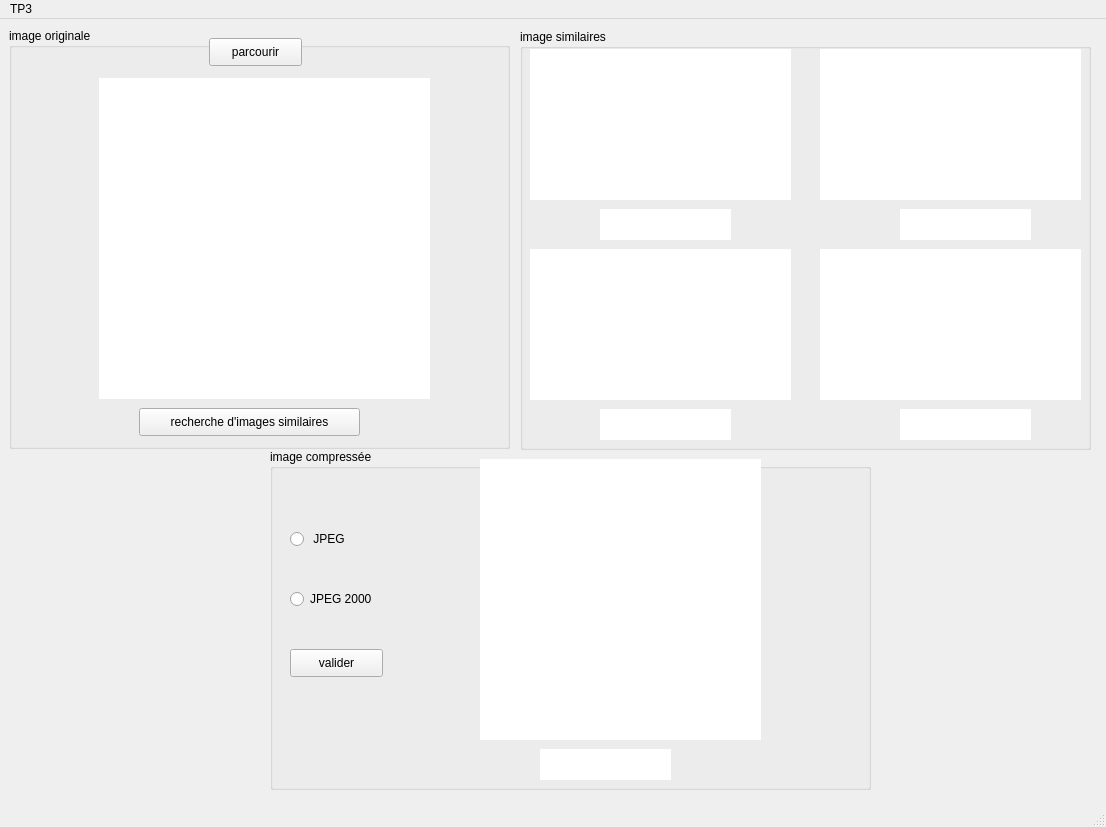
<?xml version="1.0" encoding="UTF-8"?>
<ui version="4.0">
 <class>MainWindow</class>
 <widget class="QMainWindow" name="MainWindow">
  <property name="geometry">
   <rect>
    <x>0</x>
    <y>0</y>
    <width>1106</width>
    <height>827</height>
   </rect>
  </property>
  <property name="windowTitle">
   <string>MainWindow</string>
  </property>
  <widget class="QWidget" name="centralwidget">
   <widget class="QGroupBox" name="groupBox">
    <property name="geometry">
     <rect>
      <x>9</x>
      <y>9</y>
      <width>501</width>
      <height>421</height>
     </rect>
    </property>
    <property name="title">
     <string>image originale</string>
    </property>
    <widget class="QPushButton" name="parcourir">
     <property name="geometry">
      <rect>
       <x>200</x>
       <y>10</y>
       <width>93</width>
       <height>28</height>
      </rect>
     </property>
     <property name="text">
      <string>parcourir</string>
     </property>
    </widget>
    <widget class="QPushButton" name="Rimagesimilaire">
     <property name="geometry">
      <rect>
       <x>130</x>
       <y>380</y>
       <width>221</width>
       <height>28</height>
      </rect>
     </property>
     <property name="text">
      <string>recherche d'images similaires</string>
     </property>
    </widget>
    <widget class="QLabel" name="imageoriginale">
     <property name="geometry">
      <rect>
       <x>90</x>
       <y>50</y>
       <width>331</width>
       <height>321</height>
      </rect>
     </property>
     <property name="styleSheet">
      <string notr="true">background-color: qlineargradient(spread:pad, x1:0, y1:0, x2:1, y2:1, stop:0 rgba(255, 255, 255, 255), stop:1 rgba(255, 255, 255, 255));</string>
     </property>
     <property name="text">
      <string/>
     </property>
    </widget>
   </widget>
   <widget class="QGroupBox" name="groupBox_2">
    <property name="geometry">
     <rect>
      <x>520</x>
      <y>10</y>
      <width>571</width>
      <height>421</height>
     </rect>
    </property>
    <property name="title">
     <string>image similaires</string>
    </property>
    <widget class="QLabel" name="imagesimilaire1">
     <property name="geometry">
      <rect>
       <x>10</x>
       <y>20</y>
       <width>261</width>
       <height>151</height>
      </rect>
     </property>
     <property name="styleSheet">
      <string notr="true">background-color: qlineargradient(spread:pad, x1:0, y1:0, x2:1, y2:1, stop:0 rgba(255, 255, 255, 255), stop:1 rgba(255, 255, 255, 255));</string>
     </property>
     <property name="text">
      <string/>
     </property>
    </widget>
    <widget class="QLabel" name="imagesimilaire3">
     <property name="geometry">
      <rect>
       <x>10</x>
       <y>220</y>
       <width>261</width>
       <height>151</height>
      </rect>
     </property>
     <property name="styleSheet">
      <string notr="true">background-color: qlineargradient(spread:pad, x1:0, y1:0, x2:1, y2:1, stop:0 rgba(255, 255, 255, 255), stop:1 rgba(255, 255, 255, 255));</string>
     </property>
     <property name="text">
      <string/>
     </property>
    </widget>
    <widget class="QLabel" name="imgs1">
     <property name="geometry">
      <rect>
       <x>80</x>
       <y>180</y>
       <width>131</width>
       <height>31</height>
      </rect>
     </property>
     <property name="styleSheet">
      <string notr="true">background-color: qlineargradient(spread:pad, x1:0, y1:0, x2:1, y2:1, stop:0 rgba(255, 255, 255, 255), stop:1 rgba(255, 255, 255, 255));</string>
     </property>
     <property name="text">
      <string/>
     </property>
    </widget>
    <widget class="QLabel" name="imgs2">
     <property name="geometry">
      <rect>
       <x>380</x>
       <y>180</y>
       <width>131</width>
       <height>31</height>
      </rect>
     </property>
     <property name="styleSheet">
      <string notr="true">background-color: qlineargradient(spread:pad, x1:0, y1:0, x2:1, y2:1, stop:0 rgba(255, 255, 255, 255), stop:1 rgba(255, 255, 255, 255));</string>
     </property>
     <property name="text">
      <string/>
     </property>
    </widget>
    <widget class="QLabel" name="imagesimilaire4">
     <property name="geometry">
      <rect>
       <x>300</x>
       <y>220</y>
       <width>261</width>
       <height>151</height>
      </rect>
     </property>
     <property name="styleSheet">
      <string notr="true">background-color: qlineargradient(spread:pad, x1:0, y1:0, x2:1, y2:1, stop:0 rgba(255, 255, 255, 255), stop:1 rgba(255, 255, 255, 255));</string>
     </property>
     <property name="text">
      <string/>
     </property>
    </widget>
    <widget class="QLabel" name="imgs4">
     <property name="geometry">
      <rect>
       <x>380</x>
       <y>380</y>
       <width>131</width>
       <height>31</height>
      </rect>
     </property>
     <property name="styleSheet">
      <string notr="true">background-color: qlineargradient(spread:pad, x1:0, y1:0, x2:1, y2:1, stop:0 rgba(255, 255, 255, 255), stop:1 rgba(255, 255, 255, 255));</string>
     </property>
     <property name="text">
      <string/>
     </property>
    </widget>
    <widget class="QLabel" name="imgs3">
     <property name="geometry">
      <rect>
       <x>80</x>
       <y>380</y>
       <width>131</width>
       <height>31</height>
      </rect>
     </property>
     <property name="styleSheet">
      <string notr="true">background-color: qlineargradient(spread:pad, x1:0, y1:0, x2:1, y2:1, stop:0 rgba(255, 255, 255, 255), stop:1 rgba(255, 255, 255, 255));</string>
     </property>
     <property name="text">
      <string/>
     </property>
    </widget>
   </widget>
   <widget class="QGroupBox" name="groupBox_3">
    <property name="geometry">
     <rect>
      <x>270</x>
      <y>430</y>
      <width>601</width>
      <height>341</height>
     </rect>
    </property>
    <property name="title">
     <string>image compressée</string>
    </property>
    <widget class="QPushButton" name="valider">
     <property name="geometry">
      <rect>
       <x>20</x>
       <y>200</y>
       <width>93</width>
       <height>28</height>
      </rect>
     </property>
     <property name="text">
      <string>valider</string>
     </property>
    </widget>
    <widget class="QRadioButton" name="JPEG2000">
     <property name="geometry">
      <rect>
       <x>20</x>
       <y>140</y>
       <width>95</width>
       <height>20</height>
      </rect>
     </property>
     <property name="text">
      <string>JPEG 2000</string>
     </property>
    </widget>
    <widget class="QRadioButton" name="JPEG">
     <property name="geometry">
      <rect>
       <x>20</x>
       <y>80</y>
       <width>95</width>
       <height>20</height>
      </rect>
     </property>
     <property name="text">
      <string> JPEG</string>
     </property>
    </widget>
    <widget class="QLabel" name="imgc">
     <property name="geometry">
      <rect>
       <x>270</x>
       <y>300</y>
       <width>131</width>
       <height>31</height>
      </rect>
     </property>
     <property name="styleSheet">
      <string notr="true">background-color: qlineargradient(spread:pad, x1:0, y1:0, x2:1, y2:1, stop:0 rgba(255, 255, 255, 255), stop:1 rgba(255, 255, 255, 255));</string>
     </property>
     <property name="text">
      <string/>
     </property>
    </widget>
    <widget class="QLabel" name="imagecompresse">
     <property name="geometry">
      <rect>
       <x>210</x>
       <y>10</y>
       <width>281</width>
       <height>281</height>
      </rect>
     </property>
     <property name="styleSheet">
      <string notr="true">background-color: qlineargradient(spread:pad, x1:0, y1:0, x2:1, y2:1, stop:0 rgba(255, 255, 255, 255), stop:1 rgba(255, 255, 255, 255));</string>
     </property>
     <property name="text">
      <string/>
     </property>
    </widget>
   </widget>
   <widget class="QLabel" name="imagesimilaire2">
    <property name="geometry">
     <rect>
      <x>820</x>
      <y>30</y>
      <width>261</width>
      <height>151</height>
     </rect>
    </property>
    <property name="styleSheet">
     <string notr="true">background-color: qlineargradient(spread:pad, x1:0, y1:0, x2:1, y2:1, stop:0 rgba(255, 255, 255, 255), stop:1 rgba(255, 255, 255, 255));</string>
    </property>
    <property name="text">
     <string/>
    </property>
   </widget>
  </widget>
  <widget class="QMenuBar" name="menubar">
   <property name="geometry">
    <rect>
     <x>0</x>
     <y>0</y>
     <width>1106</width>
     <height>26</height>
    </rect>
   </property>
   <widget class="QMenu" name="menuTP3">
    <property name="title">
     <string>TP3</string>
    </property>
   </widget>
   <addaction name="menuTP3"/>
  </widget>
  <widget class="QStatusBar" name="statusbar"/>
 </widget>
 <resources/>
 <connections/>
</ui>
